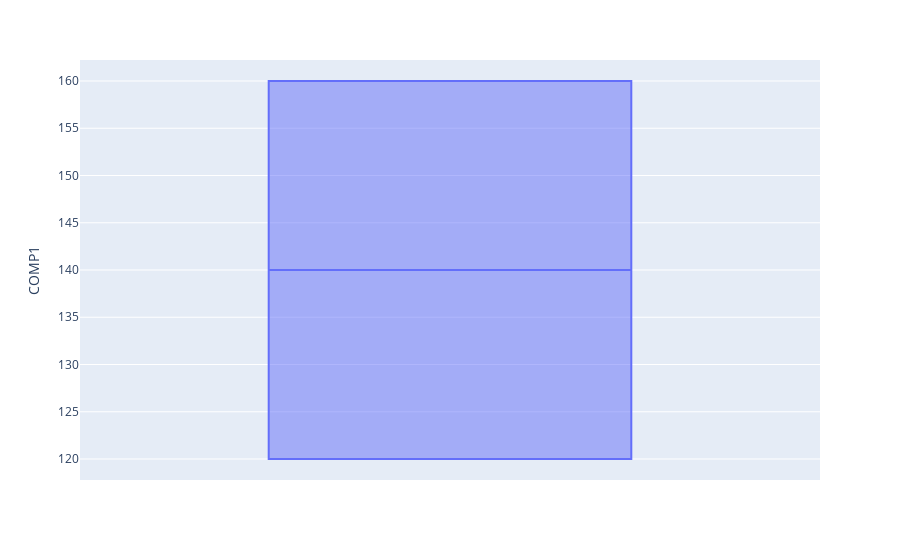

Notebook source saved alongside this figure:
### Code cell
grafico = px.box(colegioy, y='COMP1')
grafico.show()

### Figure 1 — Plotly figure (JSON) as saved in the notebook; plotly's stock layout.template omitted (floating-point values rounded to 4 significant figures)
{"data": [{"alignmentgroup": "True", "hovertemplate": "COMP1=%{y}<extra></extra>", "legendgroup": "", "marker": {"color": "#636efa"}, "name": "", "notched": false, "offsetgroup": "", "orientation": "v", "showlegend": false, "type": "box", "x0": " ", "xaxis": "x", "y": [160, 160, 120, 140, 160, 120, 140, 160, 120, 140, 160, 160, 120, 120, 120, 160, 160, 160, 160, 140, 140, 160, 140, 140, 160, 120, 140, 140, 120, 120], "y0": " ", "yaxis": "y"}], "layout": {"boxmode": "group", "legend": {"tracegroupgap": 0}, "margin": {"t": 60}, "xaxis": {"anchor": "y", "domain": [0, 1]}, "yaxis": {"anchor": "x", "domain": [0, 1], "title": {"text": "COMP1"}}}}
